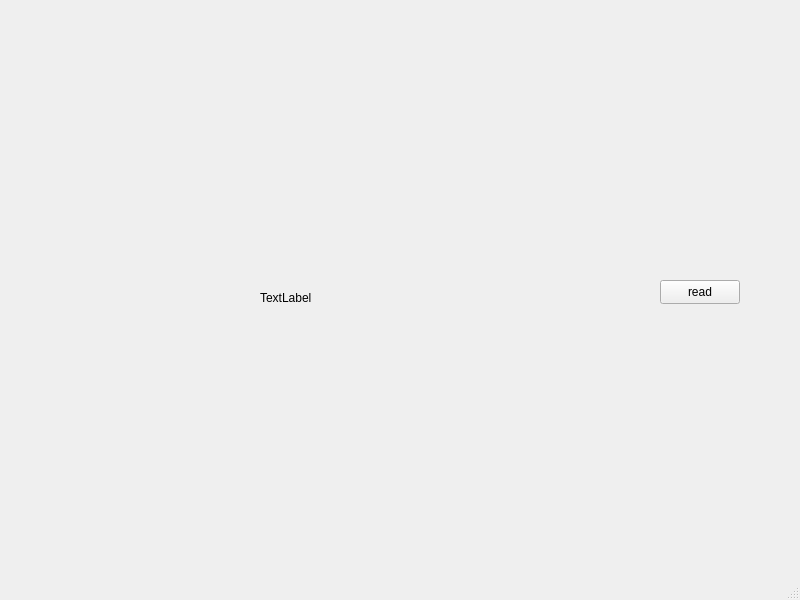
<?xml version="1.0" encoding="UTF-8"?>
<ui version="4.0">
 <class>MainWindow</class>
 <widget class="QMainWindow" name="MainWindow">
  <property name="geometry">
   <rect>
    <x>0</x>
    <y>0</y>
    <width>800</width>
    <height>600</height>
   </rect>
  </property>
  <property name="windowTitle">
   <string>MainWindow</string>
  </property>
  <widget class="QWidget" name="centralwidget">
   <widget class="QPushButton" name="readButton">
    <property name="geometry">
     <rect>
      <x>660</x>
      <y>280</y>
      <width>80</width>
      <height>24</height>
     </rect>
    </property>
    <property name="text">
     <string>read</string>
    </property>
   </widget>
   <widget class="QLabel" name="label">
    <property name="geometry">
     <rect>
      <x>260</x>
      <y>290</y>
      <width>371</width>
      <height>16</height>
     </rect>
    </property>
    <property name="text">
     <string>TextLabel</string>
    </property>
   </widget>
  </widget>
  <widget class="QMenuBar" name="menubar">
   <property name="geometry">
    <rect>
     <x>0</x>
     <y>0</y>
     <width>800</width>
     <height>21</height>
    </rect>
   </property>
  </widget>
  <widget class="QStatusBar" name="statusbar"/>
 </widget>
 <resources/>
 <connections/>
</ui>
